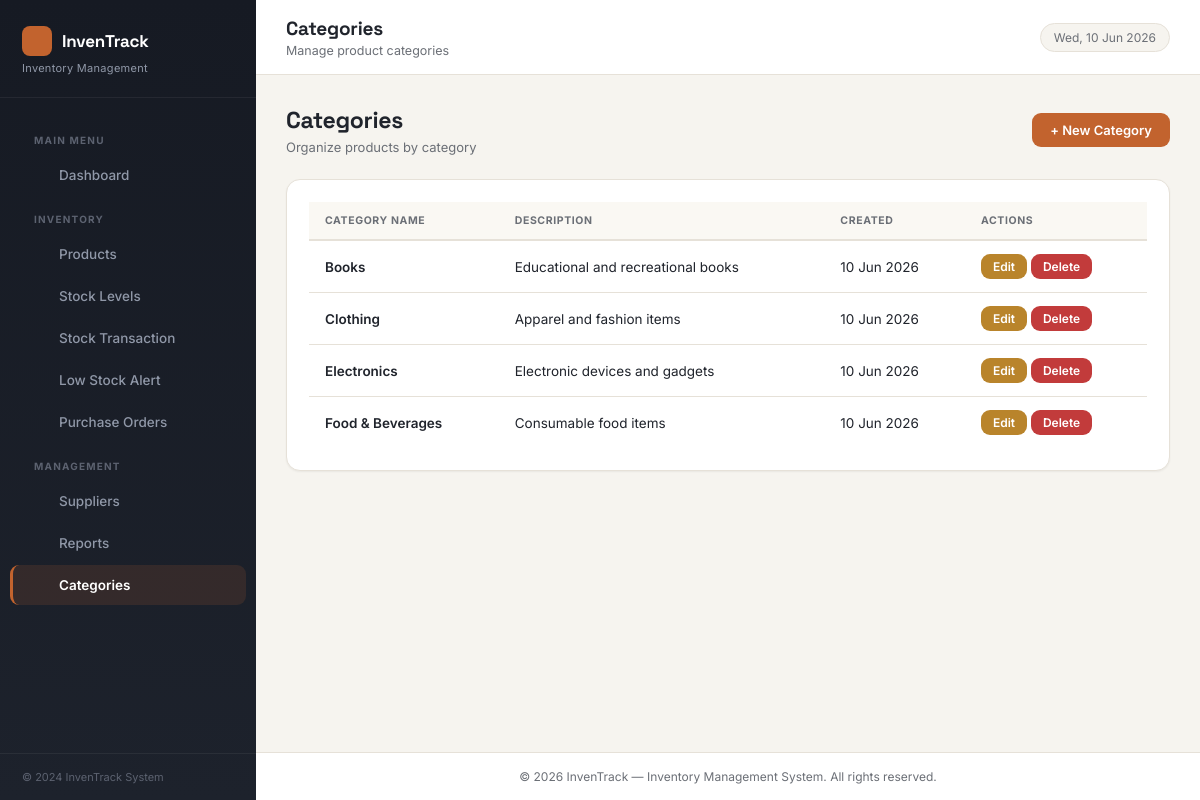
The page /pages/categories/list.php on the database its author committed.
### tables this page shows
CREATE TABLE categories (
    category_id INT PRIMARY KEY AUTO_INCREMENT,
    category_name VARCHAR(100) NOT NULL UNIQUE,
    description TEXT,
    created_at TIMESTAMP DEFAULT CURRENT_TIMESTAMP
);

### classes/Category.php (called while the page is built, shortened)
<?php
class Category {
    private $conn;
    private $table = 'categories';
    public function __construct($db) {
        $this->conn = $db;
    }
    public function getAll() {
        $query = "SELECT category_id, category_name, description, created_at FROM {$this->table} ORDER BY category_name ASC";
        $stmt = $this->conn->prepare($query);
        $stmt->execute();
        $res = $stmt->get_result();
        return $res ? $res->fetch_all(MYSQLI_ASSOC) : [];
    }
}

### pages/categories/list.php (the view, shortened to what this page needs)
<?php
require_once '../../config/database.php';
require_once '../../classes/Category.php';
$catObj = new Category($conn);
$categories = $catObj->getAll();
require_once '../../includes/layout.php';
?>
<div class="page-header">
    <div>
        <h1>Categories</h1>
        <p>Organize products by category</p>
    </div>
    <a href="add.php" class="btn btn-primary">+ New Category</a>
</div>
<?php if (empty($categories)): ?>
    <div class="card"><div class="card-body"><div class="alert alert-info">No categories found. <a href="add.php">Create one <?php echo icon('chevron-right', 13); ?></a></div></div></div>
<?php else: ?>
    <div class="card">
        <div class="card-body">
            <div class="table-responsive">
                <table>
                    <thead>
                        <tr><th>Category Name</th><th>Description</th><th>Created</th><th>Actions</th></tr>
                    </thead>
                    <tbody>
                        <?php foreach ($categories as $c): ?>
                        <tr>
                            <td class="fw-600"><?php echo htmlspecialchars($c['category_name']); ?></td>
                            <td><?php echo nl2br(htmlspecialchars($c['description'] ?? '')); ?></td>
                            <td><?php echo !empty($c['created_at']) ? date('d M Y', strtotime($c['created_at'])) : ''; ?></td>
                            <td>
                                <a href="edit.php?id=<?php echo $c['category_id']; ?>" class="btn btn-sm btn-warning">Edit</a>
                                <a href="delete.php?id=<?php echo $c['category_id']; ?>" class="btn btn-sm btn-danger">Delete</a>
                            </td>
                        </tr>
                        <?php endforeach; ?>
                    </tbody>
                </table>
            </div>
        </div>
    </div>
<?php endif; ?>
<?php require_once '../../includes/layout-end.php'; ?>

### assets/css/style.css (style rules this page uses)
:root { --sidebar-bg: #161A23; --sidebar-bg-2: #1D222C; --sidebar-hover: #232936; --sidebar-active: #C2632E; --sidebar-text: #9098A8; --sidebar-text-active: #ffffff; --sidebar-width: 256px; --ink: #1A1D24; --copper: #C2632E; --copper-dark: #A14E22; --copper-light: #F3E3D6; --teal: #1F6F66; --teal-light: #DCEEEA; --danger: #C23B3B; --danger-light: #FBE7E5; --warning: #B9842B; --warning-light: #FAEEDA; --purple: #6B4E9E; --purple-light: #EAE3F5; --bg-main: #F6F4EF; --bg-white: #FFFFFF; --text-dark: #20242C; --text-muted: #6B6F76; --border: #E6E1D8; --font-display: 'Space Grotesk', 'Inter', sans-serif; --font-body: 'Inter', 'Segoe UI', sans-serif; --font-mono: 'JetBrains Mono', 'Courier New', monospace; --shadow-sm: 0 1px 2px rgba(26,29,36,0.06); --shadow-md: 0 8px 24px rgba(26,29,36,0.10); --radius: 14px; --radius-sm: 9px; }
* { margin: 0; padding: 0; box-sizing: border-box; }
body { font-family: var(--font-body); font-size: 14px; background-color: var(--bg-main); color: var(--text-dark); display: flex; min-height: 100vh; -webkit-font-smoothing: antialiased; }
.card { background: var(--bg-white); border-radius: var(--radius); border: 1px solid var(--border); box-shadow: var(--shadow-sm); margin-bottom: 24px; overflow: hidden; }
.card-body { padding: 22px; }
.table-responsive { overflow-x: auto; }
table { width: 100%; border-collapse: collapse; font-size: 13.5px; }
thead tr { background: #FAF8F3; border-bottom: 2px solid var(--border); }
th { padding: 12px 16px; text-align: left; font-size: 10.5px; font-weight: 700; color: var(--text-muted); text-transform: uppercase; letter-spacing: 0.6px; white-space: nowrap; }
td { padding: 13px 16px; border-bottom: 1px solid var(--border); color: var(--text-dark); }
tbody tr:last-child td { border-bottom: none; }
.btn { display: inline-flex; align-items: center; gap: 6px; padding: 9px 18px; border: none; border-radius: var(--radius-sm); font-size: 13px; font-weight: 600; cursor: pointer; text-decoration: none; transition: all 0.18s ease; white-space: nowrap; font-family: var(--font-body); }
.btn-primary { background: var(--copper); color: white; }
.btn-danger { background: var(--danger); color: white; }
.btn-warning { background: var(--warning); color: white; }
.btn-sm { padding: 5px 12px; font-size: 12px; }
.page-header { display: flex; align-items: center; justify-content: space-between; margin-bottom: 24px; }
.page-header h1 { font-family: var(--font-display); font-size: 23px; font-weight: 700; color: var(--text-dark); margin: 0; border: none; padding: 0; letter-spacing: -0.3px; }
.page-header p { color: var(--text-muted); font-size: 13px; margin-top: 4px; }
.fw-600 { font-weight: 600; }

### rows shown on the page
categories: category_name "Books", description "Educational and recreational books", created_at "10 Jun 2026"
categories: category_name "Clothing", description "Apparel and fashion items", created_at "10 Jun 2026"
categories: category_name "Electronics", description "Electronic devices and gadgets", created_at "10 Jun 2026"
categories: category_name "Food & Beverages", description "Consumable food items", created_at "10 Jun 2026"

### other values the page prints
$pageTitle "Categories"
$pageSubtitle "Manage product categories"
